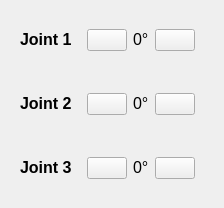
                              <widget class="QWidget" name="widget_51" native="true">
                               <layout class="QVBoxLayout" name="verticalLayout_32">
                                <item>
                                 <widget class="QWidget" name="widget_52" native="true">
                                  <layout class="QHBoxLayout" name="horizontalLayout_45">
                                   <item>
                                    <widget class="QLabel" name="label_7">
                                     <property name="sizePolicy">
                                      <sizepolicy hsizetype="Fixed" vsizetype="Fixed">
                                       <horstretch>0</horstretch>
                                       <verstretch>0</verstretch>
                                      </sizepolicy>
                                     </property>
                                     <property name="font">
                                      <font>
                                       <pointsize>12</pointsize>
                                       <weight>75</weight>
                                       <bold>true</bold>
                                      </font>
                                     </property>
                                     <property name="text">
                                      <string>Joint 1</string>
                                     </property>
                                    </widget>
                                   </item>
                                   <item>
                                    <widget class="QWidget" name="widget_55" native="true">
                                     <layout class="QHBoxLayout" name="horizontalLayout_46">
                                      <item>
                                       <widget class="QPushButton" name="joint1MinusBtn">
                                        <property name="sizePolicy">
                                         <sizepolicy hsizetype="Expanding" vsizetype="Expanding">
                                          <horstretch>0</horstretch>
                                          <verstretch>0</verstretch>
                                         </sizepolicy>
                                        </property>
                                        <property name="cursor">
                                         <cursorShape>PointingHandCursor</cursorShape>
                                        </property>
                                        <property name="text">
                                         <string/>
                                        </property>
                                        <property name="icon">
                                         <iconset resource="QSS/QSS_Resources.qrc">
                                          <normaloff>:/icons/Icons/minus.png</normaloff>:/icons/Icons/minus.png</iconset>
                                        </property>
                                        <property name="iconSize">
                                         <size>
                                          <width>50</width>
                                          <height>50</height>
                                         </size>
                                        </property>
                                       </widget>
                                      </item>
                                      <item>
                                       <widget class="QLabel" name="degreeJoint1Label">
                                        <property name="sizePolicy">
                                         <sizepolicy hsizetype="Fixed" vsizetype="Fixed">
                                          <horstretch>0</horstretch>
                                          <verstretch>0</verstretch>
                                         </sizepolicy>
                                        </property>
                                        <property name="font">
                                         <font>
                                          <pointsize>12</pointsize>
                                         </font>
                                        </property>
                                        <property name="text">
                                         <string>0°</string>
                                        </property>
                                       </widget>
                                      </item>
                                      <item>
                                       <widget class="QPushButton" name="joint1PlusBtn">
                                        <property name="sizePolicy">
                                         <sizepolicy hsizetype="Expanding" vsizetype="Expanding">
                                          <horstretch>0</horstretch>
                                          <verstretch>0</verstretch>
                                         </sizepolicy>
                                        </property>
                                        <property name="cursor">
                                         <cursorShape>PointingHandCursor</cursorShape>
                                        </property>
                                        <property name="text">
                                         <string/>
                                        </property>
                                        <property name="icon">
                                         <iconset resource="QSS/QSS_Resources.qrc">
                                          <normaloff>:/icons/Icons/plus.png</normaloff>:/icons/Icons/plus.png</iconset>
                                        </property>
                                        <property name="iconSize">
                                         <size>
                                          <width>50</width>
                                          <height>50</height>
                                         </size>
                                        </property>
                                       </widget>
                                      </item>
                                     </layout>
                                    </widget>
                                   </item>
                                  </layout>
                                 </widget>
                                </item>
                                <item>
                                 <widget class="QWidget" name="widget_53" native="true">
                                  <layout class="QHBoxLayout" name="horizontalLayout_48">
                                   <item>
                                    <widget class="QLabel" name="label_40">
                                     <property name="sizePolicy">
                                      <sizepolicy hsizetype="Fixed" vsizetype="Fixed">
                                       <horstretch>0</horstretch>
                                       <verstretch>0</verstretch>
                                      </sizepolicy>
                                     </property>
                                     <property name="font">
                                      <font>
                                       <pointsize>12</pointsize>
                                       <weight>75</weight>
                                       <bold>true</bold>
                                      </font>
                                     </property>
                                     <property name="text">
                                      <string>Joint 2</string>
                                     </property>
                                    </widget>
                                   </item>
                                   <item>
                                    <widget class="QWidget" name="widget_56" native="true">
                                     <layout class="QHBoxLayout" name="horizontalLayout_47">
                                      <item>
                                       <widget class="QPushButton" name="joint2MinusBtn">
                                        <property name="sizePolicy">
                                         <sizepolicy hsizetype="Expanding" vsizetype="Expanding">
                                          <horstretch>0</horstretch>
                                          <verstretch>0</verstretch>
                                         </sizepolicy>
                                        </property>
                                        <property name="cursor">
                                         <cursorShape>PointingHandCursor</cursorShape>
                                        </property>
                                        <property name="text">
                                         <string/>
                                        </property>
                                        <property name="icon">
                                         <iconset resource="QSS/QSS_Resources.qrc">
                                          <normaloff>:/icons/Icons/minus.png</normaloff>:/icons/Icons/minus.png</iconset>
                                        </property>
                                        <property name="iconSize">
                                         <size>
                                          <width>50</width>
                                          <height>50</height>
                                         </size>
                                        </property>
                                       </widget>
                                      </item>
                                      <item>
                                       <widget class="QLabel" name="degreeJoint2Label">
                                        <property name="sizePolicy">
                                         <sizepolicy hsizetype="Fixed" vsizetype="Fixed">
                                          <horstretch>0</horstretch>
                                          <verstretch>0</verstretch>
                                         </sizepolicy>
                                        </property>
                                        <property name="font">
                                         <font>
                                          <pointsize>12</pointsize>
                                         </font>
                                        </property>
                                        <property name="text">
                                         <string>0°</string>
                                        </property>
                                       </widget>
                                      </item>
                                      <item>
                                       <widget class="QPushButton" name="joint2PlusBtn">
                                        <property name="sizePolicy">
                                         <sizepolicy hsizetype="Expanding" vsizetype="Expanding">
                                          <horstretch>0</horstretch>
                                          <verstretch>0</verstretch>
                                         </sizepolicy>
                                        </property>
                                        <property name="cursor">
                                         <cursorShape>PointingHandCursor</cursorShape>
                                        </property>
                                        <property name="text">
                                         <string/>
                                        </property>
                                        <property name="icon">
                                         <iconset resource="QSS/QSS_Resources.qrc">
                                          <normaloff>:/icons/Icons/plus.png</normaloff>:/icons/Icons/plus.png</iconset>
                                        </property>
                                        <property name="iconSize">
                                         <size>
                                          <width>50</width>
                                          <height>50</height>
                                         </size>
                                        </property>
                                       </widget>
                                      </item>
                                     </layout>
                                    </widget>
                                   </item>
                                  </layout>
                                 </widget>
                                </item>
                                <item>
                                 <widget class="QWidget" name="widget_54" native="true">
                                  <layout class="QHBoxLayout" name="horizontalLayout_50">
                                   <item>
                                    <widget class="QLabel" name="label_44">
                                     <property name="sizePolicy">
                                      <sizepolicy hsizetype="Fixed" vsizetype="Fixed">
                                       <horstretch>0</horstretch>
                                       <verstretch>0</verstretch>
                                      </sizepolicy>
                                     </property>
                                     <property name="font">
                                      <font>
                                       <pointsize>12</pointsize>
                                       <weight>75</weight>
                                       <bold>true</bold>
                                      </font>
                                     </property>
                                     <property name="text">
                                      <string>Joint 3</string>
                                     </property>
                                    </widget>
                                   </item>
                                   <item>
                                    <widget class="QWidget" name="widget_57" native="true">
                                     <layout class="QHBoxLayout" name="horizontalLayout_49">
                                      <item>
                                       <widget class="QPushButton" name="joint3MinusBtn">
                                        <property name="sizePolicy">
                                         <sizepolicy hsizetype="Expanding" vsizetype="Expanding">
                                          <horstretch>0</horstretch>
                                          <verstretch>0</verstretch>
                                         </sizepolicy>
                                        </property>
                                        <property name="cursor">
                                         <cursorShape>PointingHandCursor</cursorShape>
                                        </property>
                                        <property name="text">
                                         <string/>
                                        </property>
                                        <property name="icon">
                                         <iconset resource="QSS/QSS_Resources.qrc">
                                          <normaloff>:/icons/Icons/minus.png</normaloff>:/icons/Icons/minus.png</iconset>
                                        </property>
                                        <property name="iconSize">
                                         <size>
                                          <width>50</width>
                                          <height>50</height>
                                         </size>
                                        </property>
                                       </widget>
                                      </item>
                                      <item>
                                       <widget class="QLabel" name="degreeJoint3Label">
                                        <property name="sizePolicy">
                                         <sizepolicy hsizetype="Fixed" vsizetype="Fixed">
                                          <horstretch>0</horstretch>
                                          <verstretch>0</verstretch>
                                         </sizepolicy>
                                        </property>
                                        <property name="font">
                                         <font>
                                          <pointsize>12</pointsize>
                                         </font>
                                        </property>
                                        <property name="text">
                                         <string>0°</string>
                                        </property>
                                       </widget>
                                      </item>
                                      <item>
                                       <widget class="QPushButton" name="joint3PlusBtn">
                                        <property name="sizePolicy">
                                         <sizepolicy hsizetype="Expanding" vsizetype="Expanding">
                                          <horstretch>0</horstretch>
                                          <verstretch>0</verstretch>
                                         </sizepolicy>
                                        </property>
                                        <property name="cursor">
                                         <cursorShape>PointingHandCursor</cursorShape>
                                        </property>
                                        <property name="text">
                                         <string/>
                                        </property>
                                        <property name="icon">
                                         <iconset resource="QSS/QSS_Resources.qrc">
                                          <normaloff>:/icons/Icons/plus.png</normaloff>:/icons/Icons/plus.png</iconset>
                                        </property>
                                        <property name="iconSize">
                                         <size>
                                          <width>50</width>
                                          <height>50</height>
                                         </size>
                                        </property>
                                       </widget>
                                      </item>
                                     </layout>
                                    </widget>
                                   </item>
                                  </layout>
                                 </widget>
                                </item>
                               </layout>
                              </widget>
